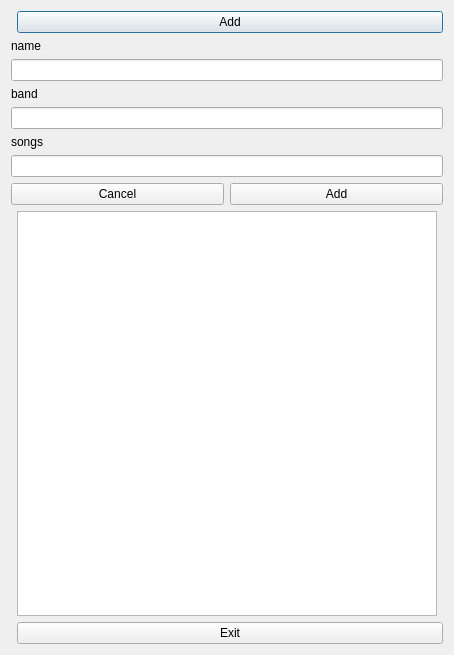
<?xml version="1.0" encoding="UTF-8"?>
<ui version="4.0">
 <class>SecondPage</class>
 <widget class="QDialog" name="SecondPage">
  <property name="geometry">
   <rect>
    <x>0</x>
    <y>0</y>
    <width>454</width>
    <height>655</height>
   </rect>
  </property>
  <property name="windowTitle">
   <string>Dialog</string>
  </property>
  <layout class="QGridLayout" name="gridLayout">
   <item row="0" column="1" colspan="2">
    <layout class="QHBoxLayout" name="horizontalLayout">
     <item>
      <widget class="QPushButton" name="pushButton_4">
       <property name="text">
        <string>Add</string>
       </property>
      </widget>
     </item>
    </layout>
   </item>
   <item row="1" column="0" colspan="3">
    <layout class="QVBoxLayout" name="verticalLayout">
     <item>
      <widget class="QLabel" name="label">
       <property name="text">
        <string>name</string>
       </property>
      </widget>
     </item>
     <item>
      <widget class="QLineEdit" name="name"/>
     </item>
     <item>
      <widget class="QLabel" name="label_2">
       <property name="text">
        <string>band</string>
       </property>
      </widget>
     </item>
     <item>
      <widget class="QLineEdit" name="band"/>
     </item>
     <item>
      <widget class="QLabel" name="label_3">
       <property name="text">
        <string>songs</string>
       </property>
      </widget>
     </item>
     <item>
      <widget class="QLineEdit" name="song"/>
     </item>
     <item>
      <layout class="QHBoxLayout" name="horizontalLayout_4">
       <item>
        <widget class="QPushButton" name="pushButton_7">
         <property name="text">
          <string>Cancel</string>
         </property>
        </widget>
       </item>
       <item>
        <widget class="QPushButton" name="pushButton_3">
         <property name="text">
          <string>Add</string>
         </property>
        </widget>
       </item>
      </layout>
     </item>
    </layout>
   </item>
   <item row="3" column="1" colspan="2">
    <layout class="QHBoxLayout" name="horizontalLayout_2">
     <item>
      <widget class="QPushButton" name="pushButton">
       <property name="text">
        <string>Exit</string>
       </property>
      </widget>
     </item>
    </layout>
   </item>
   <item row="2" column="1">
    <widget class="QTableView" name="tableView"/>
   </item>
  </layout>
 </widget>
 <resources/>
 <connections/>
</ui>
